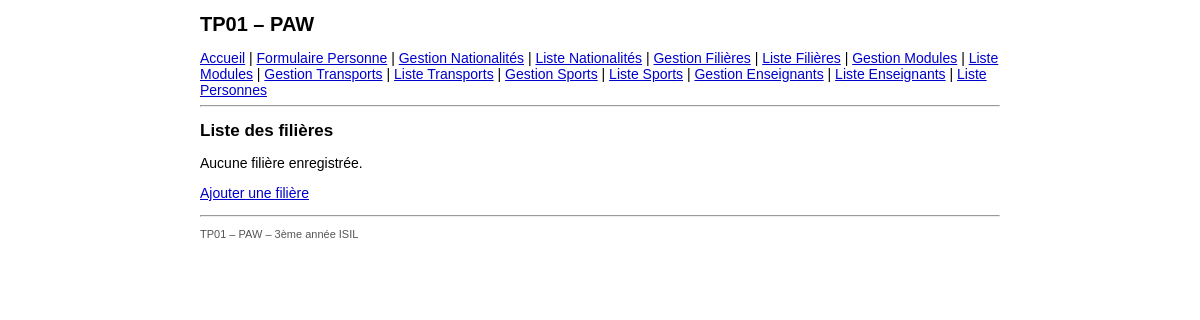
/filiere/liste.php, run on an earlier commit of the app's database.
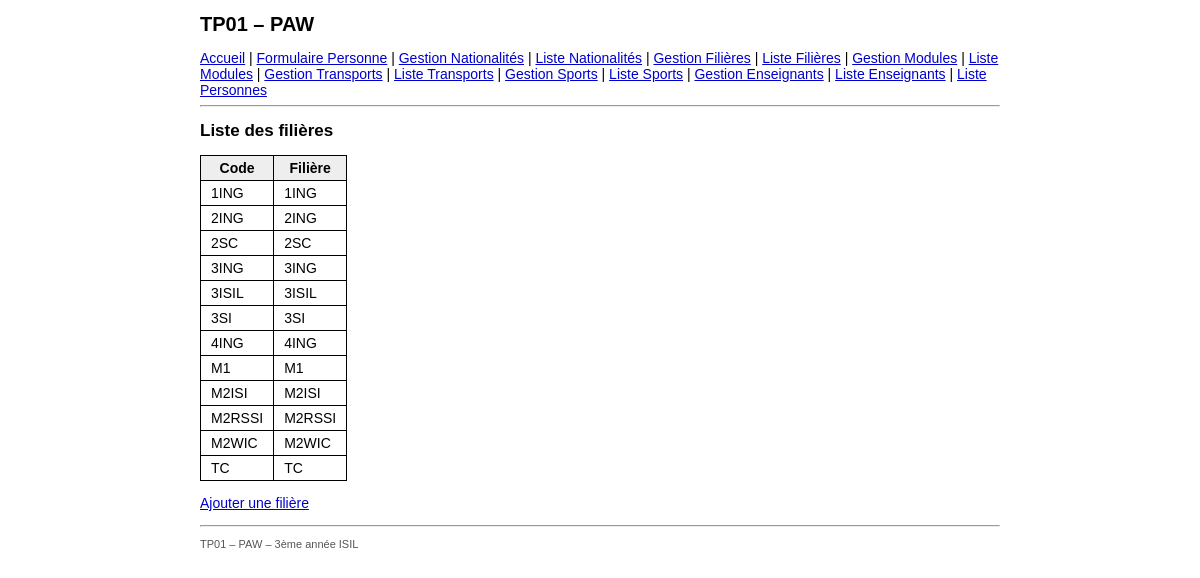
And on a later commit of the database.
### tables this page shows
CREATE TABLE IF NOT EXISTS filiere (
  code    VARCHAR(10) NOT NULL PRIMARY KEY,
  libelle VARCHAR(10) NOT NULL
);

### includes/fonctions.php (called while the page is built, shortened)
<?php
function h($texte): string
{
    return htmlspecialchars((string)$texte, ENT_QUOTES, 'UTF-8');
}

### filiere/liste.php (the view)
<?php
require_once __DIR__ . '/../config/database.php';
require_once __DIR__ . '/../includes/fonctions.php';
$stmt = $pdo->prepare('SELECT code, libelle FROM filiere ORDER BY libelle');
$stmt->execute();
$filieres = $stmt->fetchAll();
$base  = '../';
$titre = 'Liste des filières';
require __DIR__ . '/../includes/header.php';
?>
<?php if (!$filieres): ?>
    <p>Aucune filière enregistrée.</p>
<?php else: ?>
    <table class="liste">
        <tr><th>Code</th><th>Filière</th></tr>
        <?php foreach ($filieres as $f): ?>
            <tr>
                <td><?= h($f['code']) ?></td>
                <td><?= h($f['libelle']) ?></td>
            </tr>
        <?php endforeach; ?>
    </table>
<?php endif; ?>
<p><a href="filiere.php">Ajouter une filière</a></p>
<?php require __DIR__ . '/../includes/footer.php'; ?>

### includes/header.php (shortened to what this page needs)
<!DOCTYPE html>
<html lang="fr">
<head>
    <link rel="stylesheet" href="<?= $base ?>css/style.css">
</head>
<body>
<div id="page">
    <h1>TP01 – PAW</h1>
    <div id="menu">
        <a href="<?= $base ?>index.php">Accueil</a> |
        <a href="<?= $base ?>personne/formulaire.php">Formulaire Personne</a> |
        <a href="<?= $base ?>nationalite/nationalite.php">Gestion Nationalités</a> |
        <a href="<?= $base ?>nationalite/liste.php">Liste Nationalités</a> |
        <a href="<?= $base ?>filiere/filiere.php">Gestion Filières</a> |
        <a href="<?= $base ?>filiere/liste.php">Liste Filières</a> |
        <a href="<?= $base ?>module/module.php">Gestion Modules</a> |
        <a href="<?= $base ?>module/liste.php">Liste Modules</a> |
        <a href="<?= $base ?>transport/transport.php">Gestion Transports</a> |
        <a href="<?= $base ?>transport/liste.php">Liste Transports</a> |
        <a href="<?= $base ?>sport/sport.php">Gestion Sports</a> |
        <a href="<?= $base ?>sport/liste.php">Liste Sports</a> |
        <a href="<?= $base ?>enseignant/enseignant.php">Gestion Enseignants</a> |
        <a href="<?= $base ?>enseignant/liste.php">Liste Enseignants</a> |
        <a href="<?= $base ?>personne/liste.php">Liste Personnes</a>
    </div>
    <hr>
    <h2><?= h($titre) ?></h2>

### includes/footer.php (shortened to what this page needs)
    <hr>
    <p class="petit">TP01 – PAW – 3ème année ISIL</p>
</div>
</body>
</html>

### css/style.css (style rules this page uses)
body { background: #fff; font-family: Arial, sans-serif; font-size: 14px; margin: 10px; }
#page { max-width: 800px; margin: auto; }
h1 { font-size: 20px; }
h2 { font-size: 17px; }
a { color: #0000cc; }
table.liste { border-collapse: collapse; }
table.liste th, table.liste td { border: 1px solid #000; padding: 4px 10px; }
table.liste th { background: #eee; }
.petit { font-size: 11px; color: #555; }

What changed in the data, as far as the page shows it:
added filiere: code "1ING", libelle "1ING"
added filiere: code "2ING", libelle "2ING"
added filiere: code "2SC", libelle "2SC"
added filiere: code "3ING", libelle "3ING"
added filiere: code "3ISIL", libelle "3ISIL"
added filiere: code "3SI", libelle "3SI"
added filiere: code "4ING", libelle "4ING"
added filiere: code "M1", libelle "M1"
added filiere: code "M2ISI", libelle "M2ISI"
added filiere: code "M2RSSI", libelle "M2RSSI"
added filiere: code "M2WIC", libelle "M2WIC"
added filiere: code "TC", libelle "TC"
Also different on the page:
text no longer shown: "Aucune filière enregistrée."
text now shown: "Code Filière"
